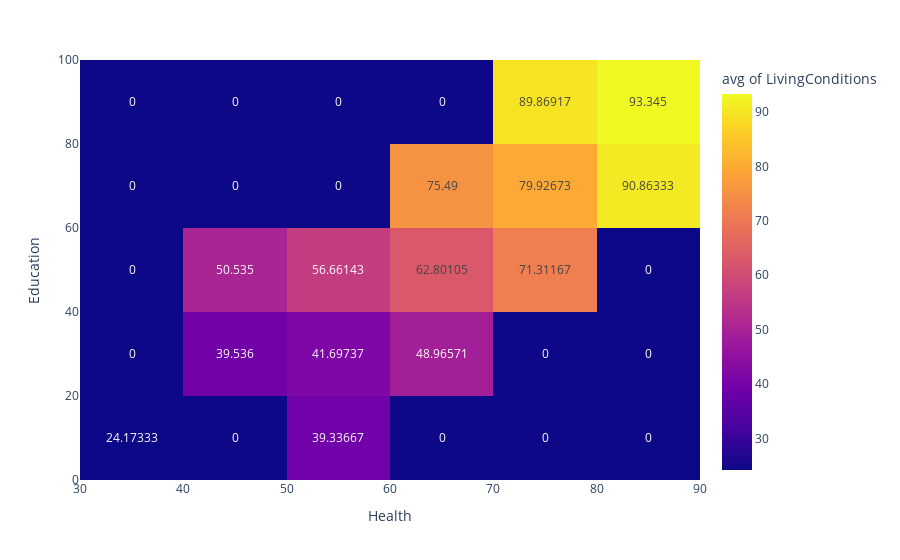

This figure's notebook cell:
### Markdown cell above
<h2>Now, let's see how Education and health affect to LivingConditions<h2>

### Code cell
print(cntr['LivingConditions'].corr(cntr['Health']))
print(cntr['LivingConditions'].corr(cntr['Education']))
fig = px.density_heatmap(cntr, x= 'Health', y='Education', z='LivingConditions', histfunc="avg", text_auto=True)
fig.show()

### Figure 1 — Plotly figure (JSON) as saved in the notebook; plotly's stock layout.template omitted (floating-point values rounded to 4 significant figures; data arrays with more than 128 entries replaced by an {"elided": "..."} marker saying what was removed)
{"data": [{"coloraxis": "coloraxis", "histfunc": "avg", "hovertemplate": "Health=%{x}<br>Education=%{y}<br>avg of LivingConditions=%{z}<extra></extra>", "name": "", "texttemplate": "%{z}", "type": "histogram2d", "x": {"elided": "167 float values"}, "xaxis": "x", "xbingroup": "x", "y": {"elided": "167 float values"}, "yaxis": "y", "ybingroup": "y", "z": {"elided": "167 float values"}}], "layout": {"autosize": true, "coloraxis": {"colorbar": {"title": {"text": "avg of LivingConditions"}}, "colorscale": [[0, "#0d0887"], [0.1111, "#46039f"], [0.2222, "#7201a8"], [0.3333, "#9c179e"], [0.4444, "#bd3786"], [0.5556, "#d8576b"], [0.6667, "#ed7953"], [0.7778, "#fb9f3a"], [0.8889, "#fdca26"], [1, "#f0f921"]]}, "legend": {"tracegroupgap": 0}, "margin": {"t": 60}, "xaxis": {"anchor": "y", "autorange": true, "domain": [0, 1], "range": [30, 90], "title": {"text": "Health"}, "type": "linear"}, "yaxis": {"anchor": "x", "autorange": true, "domain": [0, 1], "range": [0, 100], "title": {"text": "Education"}, "type": "linear"}}}
